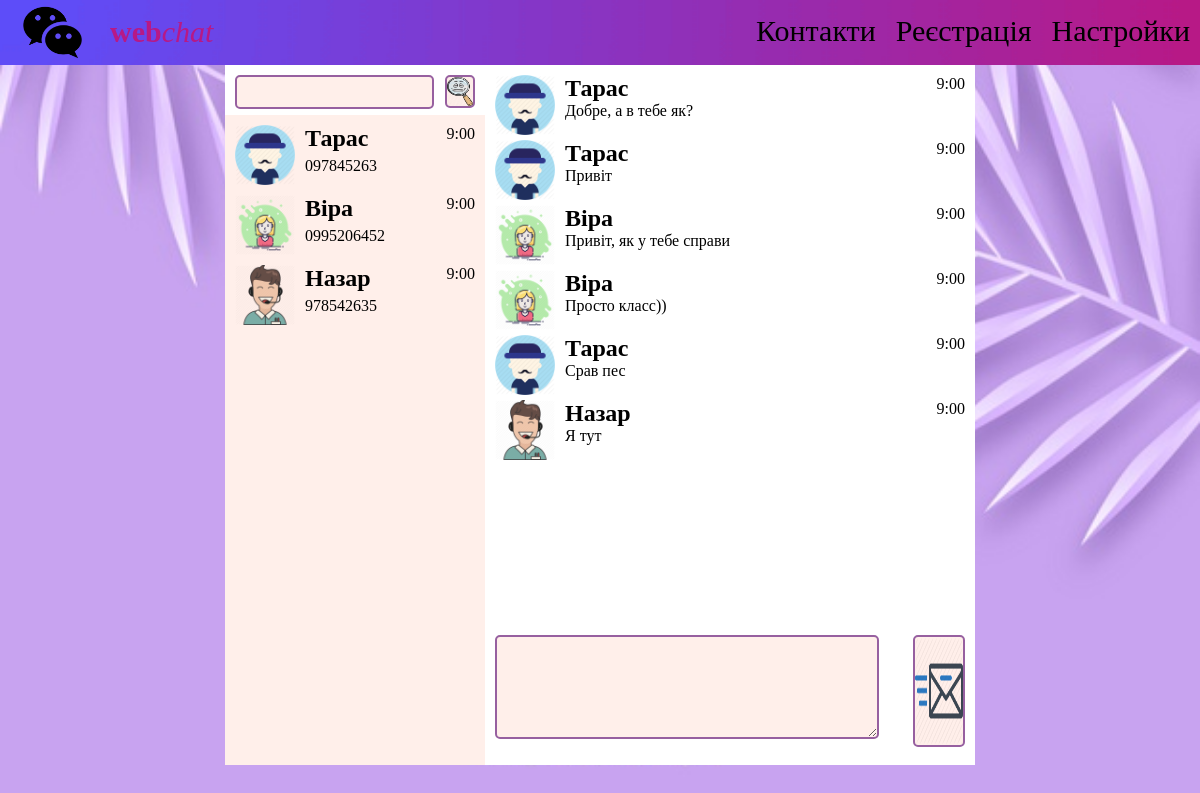
The app's page /chat.local1/index.php with its own data.
### tables this page shows
CREATE TABLE `polzovateli` (
  `id` int(11) NOT NULL,
  `name` varchar(100) NOT NULL,
  `phone` varchar(20) NOT NULL,
  `email` varchar(100) NOT NULL,
  `photo` varchar(255) NOT NULL
);

CREATE TABLE `message` (
  `id` int(11) NOT NULL,
  `number_id` int(100) NOT NULL,
  `name` varchar(50) NOT NULL,
  `message` text NOT NULL,
  `photo` varchar(200) NOT NULL
);

### chat.local1/modules/spisikMassage.php (the view)
<?php
echo "<div id='spisok-soobchenie'>";
   echo '<ul>';
   $sql = 'SELECT * FROM `message` ORDER BY `message` ASC';
   $result = mysqli_query($connect, $sql);
   $col_polzoveteley = mysqli_num_rows($result);
   for($i = 0; $i <$col_polzoveteley; $i++){
      $uzers = mysqli_fetch_assoc($result);
      echo '<li>';
         echo "<a href=/index.php?user=" . $uzers['id'] . ">";
         echo '<div class="avatar">';
         echo '<img src=' . $uzers['photo'] . '>';
         echo '</div>';
         echo '<h2>'. $uzers['name'] .'</h2>';
         echo '<p>' . $uzers['message'] . '</p>';
         echo '<div class=\'time\'>9:00</div>';
         echo '</a>';
      echo '</li>';
      }
   echo '</ul>';
echo "</div>";
?>

### chat.local1/index.php (shortened to what this page needs)
<?php
include "configs/db.php";
?>
<!DOCTYPE html>
<html lang="en">
<head>
   <link rel="stylesheet" href="style.css">
</head>
<body>
   <div id ='heder'>
   <div id ='logo'>
      <img src="img/logo.png" alt="logo">
      <span><b>web</b><em>chat</em></span>
   </div>
   <div id ='menu'>
      <a href="#" id = 'open-contact'>Контакти</a>
      <a href="#" id = 'open-registr'>Реєстрація</a>
      <a href="#">Настройки</a>
   </div>
</div>
<div id = 'content'>
   <div id = 'users'>
      <form id ='poisk' action = 'index.php' method="GET">
         <input type="text" name="text-poisk">
         <button>
            <img src="/img/magnifying glass.png" alt="img">
         </button>
      </form>
      <?php
      include 'modules\spisok.php';
   ?>
   </div>
   <div id='soobchenie'>
   <?php
      include 'modules\spisikMassage.php';
   ?>
      <div id='form'>
         <textarea></textarea>
         <button>
            <img src="img/send.webp" alt="photo">
         </button>
      </div>
   </div>
</div>
</body>
</html>

### chat.local1/modules/spisok.php
<?php
   $sql = 'SELECT * FROM polzovateli';
   $result = mysqli_query($connect, $sql);
   $col_polzoveteley = mysqli_num_rows($result);
   echo '<div id = \'spisok\'>';
   echo '<ul>';
   for($i = 0; $i <$col_polzoveteley; $i++){
      $uzers = mysqli_fetch_assoc($result);
      echo '<li>';
            echo "<a href=/index.php?user=" . $uzers['id'] . ">";
            echo '<div class="avatar">';
            echo '<img src=' . $uzers['photo'] . '>';
            echo '</div>';
            echo '<h2>'. $uzers['name'] .'</h2>';
            echo '<p>' . $uzers['phone'] . '</p>';
            echo '<div class=\'time\'>9:00</div>';
      echo '</a>';
   echo '</li>';
   }
   echo '</ul>';
   echo '</div>';
?>

### chat.local1/style.css (style rules this page uses)
html { height: 100%; }
body { height: 100%; margin: 0; background-image: url(img/monochrome-leaves-background-in-paper-style-in-violet-shades_23-2148269015.png); background-repeat: no-repeat; background-size: 100%; }
#heder { width: 100%; height: 65px; background-image: url(img/radial-gradient-top-left.png); background-repeat: no-repeat; background-size: 100%; }
#logo { width: 100px; height: 100%; position: relative; float: left; }
#logo img { position: absolute; width: 65%; top: 0px; left: 20px; }
#logo span { position: absolute; left: 110px; top: 15px; font-size: 30px; color: #b71986; }
#menu { float: right; height:100%; }
#menu a { font-size: 30px; text-decoration: none; color: unset; display: block; float: left; height: calc(100% - 14px); padding: 14px 10px 0; }
#content { width: 750px; height: calc(100% - 100px); margin: 0 auto; background: white; overflow: hidden; }
#poisk button { width: 30px; height: 33px; cursor: pointer; border: 2px solid #9760a0; border-radius: 5px; background: #ff7f501f; outline: none; padding: 0; float: right; }
#poisk button img { width: 100%; height: 100%; }
#users { height:100%; width: 260px; float: left; }
#poisk { padding: 10px; width: calc(100% - 20px); height: 30px; }
#poisk input { padding: 0 10px; margin: 0; outline: none; width:calc(100% - 65px); height: 100%; float: left; margin-right: 10px; border: 2px solid #9760a0; border-radius: 5px; background: #ff7f501f; }
#spisok { height:calc(100% - 50px); overflow-y: auto; background:#ff7f501f; }
#spisok ul { list-style: none; margin:0; padding:0; width:100%; }
#spisok ul li { width: calc(100% - 20px); padding: 10px; position: relative; }
#spisok ul .avatar { width:60px; height:60px; float:left; margin-right: 10px; }
#spisok ul li a .avatar img { width:100%; height:100% }
#spisok ul li .time { position: absolute; top: 10px; right: 10px; }
#spisok ul li a { text-decoration: none; color: black; }
#spisok h2, #spisok p { margin: 0; }
#spisok h2 { margin-bottom: 5px; }
#soobchenie { float: right; width: calc(750px - 260px); padding: 0; margin: 0; height: 100%; }
#spisok-soobchenie { overflow-y: auto; height:80% }
#spisok-soobchenie ul { list-style: none; width: 100%; padding: 0; margin: 0; }
#spisok-soobchenie ul li .avatar { width: 60px; height: 60px; margin-right: 10px; float: left; }
#spisok-soobchenie ul li .avatar img { width: 100%; height: 100%; }
#spisok-soobchenie ul li a { text-decoration: none; color: black; }
#spisok-soobchenie ul li { position: relative; padding: 10px; }
#spisok-soobchenie ul h2, #spisok-soobchenie ul p { margin: 0; }
#spisok-soobchenie ul .time { position: absolute; top:10px; right:10px; }
#form { padding: 10px; width: calc(750px - 280px); height: calc(20% - 20px); }
#form button { background: none; padding: 0; outline: none; cursor: pointer; float: right; width: 11%; height: 93%; background: #ff7f501f; border: 2px solid #9760a0; border-radius: 5px; }
#form img { width: 100%; height: 100%; }
#form textarea { border: 2px solid #9760a0; border-radius: 5px; width: 80%; height: 80%; color: #7a0ebb; outline: none; background: #ff7f501f; }

### records on screen
polzovateli: photo (placeholder picture), name "Тарас", phone "097845263"
polzovateli: photo (picture), name "Віра", phone "0995206452"
polzovateli: photo (picture), name "Назар", phone "978542635"
message: photo (placeholder picture), name "Тарас", message "Добре, а в тебе як?"
message: photo (placeholder picture), name "Тарас", message "Привіт"
message: photo (picture), name "Віра", message "Привіт, як у тебе справи"
message: photo (picture), name "Віра", message "Просто класс))"
message: photo (placeholder picture), name "Тарас", message "Срав пес"
message: photo (picture), name "Назар", message "Я тут"
